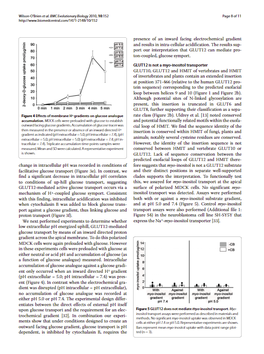
#> input picture images/paper5.png, 264 x 354 px, shrunk from 595 x 798 before the run, found by its file name
$ jupyter execute pytesseract.ipynb   (shell and % lines are left out)
#> lines starting #> are read from the running program, lines starting #| are printed output that depends on the picture
<a href="https://colab.research.google.com/github/sushprova/Figure-Extraction/blob/main/pytesseract.ipynb" target="_parent"></a>

[cell 1]
import cv2
import numpy as np
import pytesseract
import matplotlib.pyplot as plt
from google.colab.patches import cv2_imshow

[cell 2]
def highlight_word(img, words_to_find):
      # Load the image
#> called with img = 'paper5.png'
    image = cv2.imread(img)
#> image is the input picture: shape (354, 264, 3); mean B, G, R 234.2, 234, 234.9


    # Convert image to grayscale
    gray = cv2.cvtColor(image, cv2.COLOR_BGR2GRAY)

    # Perform OCR using pytesseract with bounding box information
    custom_config = r'--oem 3 --psm 6'
    data = pytesseract.image_to_data(gray, config=custom_config, output_type=pytesseract.Output.DICT)

    boxes = []
    n_boxes = len(data['text'])

    for word_to_find in words_to_find:
      for i in range(n_boxes):
        if int(data['conf'][i]) > 60:  # Confidence threshold
            if word_to_find.lower() in data['text'][i].lower():
                (x, y, w, h) = (data['left'][i], data['top'][i], data['width'][i], data['height'][i])
                boxes.append((x, y, w, h))

                image = cv2.rectangle(image, (x, y), (x + w, y + h), (0, 255, 0), 2)
                # cv2.putText(image, word_to_find, (x, y -4), cv2.FONT_HERSHEY_SIMPLEX, 0.9, (36, 255, 12), 2)

    # Display the image with highlighted word
    cv2_imshow(image)
    return boxes

[cell 3]
highlight_word("paper5.png", ["Fig", "Figure", "Table"])
#> (the call stopped at in highlight_word, `data = pytesseract.image_to_data(gray, config=custom_config, output_ty..`: pytesseract is not available in this run)

[cell 4]
highlight_word("10209755_5.png", ["Fig", "Figure", "Table"])
#> call 2 of highlight_word, with img = '10209755_5.png'
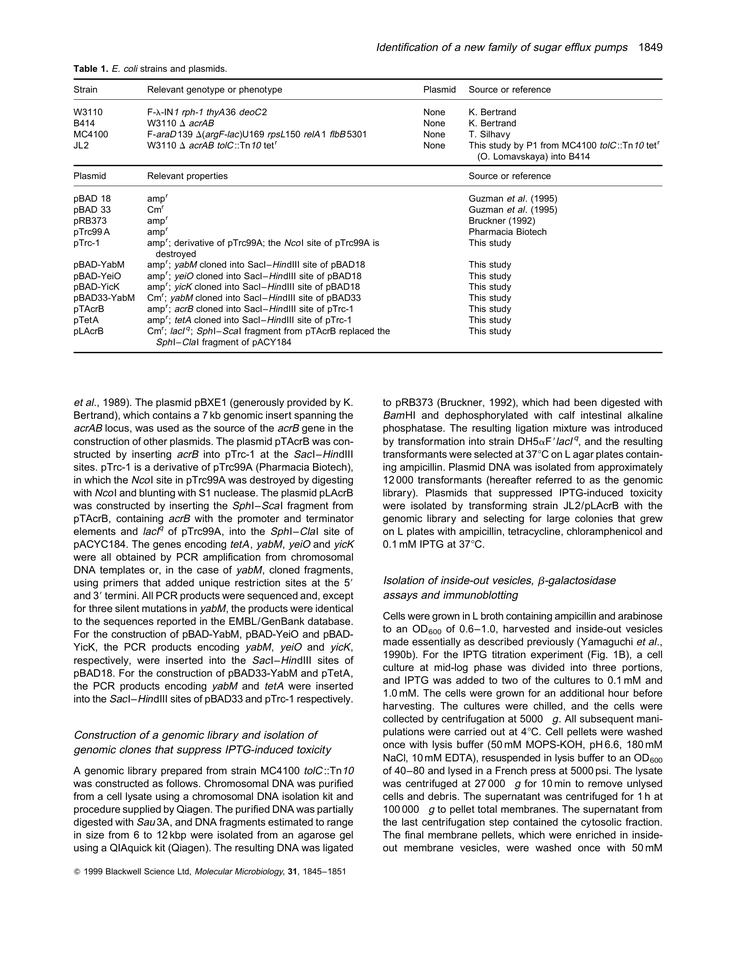
#> input picture imageFromPaper/10209755_5.png, 733 x 963 px, shrunk from 1653 x 2173 before the run, found by its file name
#> in highlight_word, image is the input picture: shape (963, 733, 3); min 0, max 255, mean 235.4
#> (the call stopped at in highlight_word, `data = pytesseract.image_to_data(gray, config=custom_config, output_ty..`: pytesseract is not available in this run)

[cell 5]
highlight_word("15901687_5.png", ["Fig", "Figure", "Table"])
#> call 3 of highlight_word, with img = '15901687_5.png'
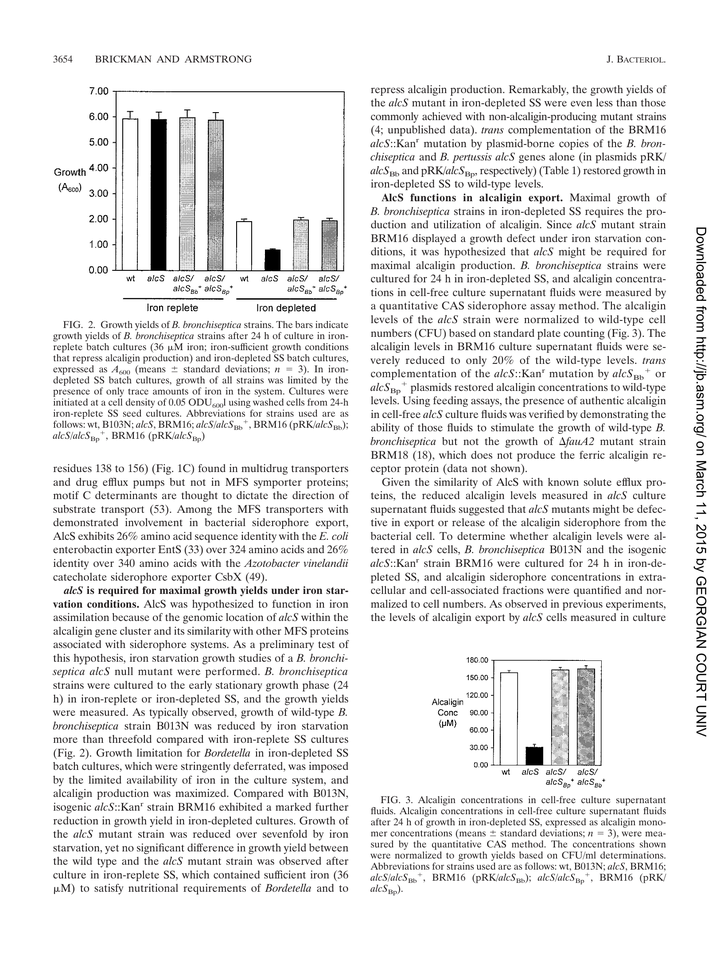
#> input picture paper_image/15901687_5.png, 720 x 964 px, shrunk from 1625 x 2175 before the run, found by its file name
#> in highlight_word, image is the input picture: shape (964, 720, 3); mean B, G, R 234, 234, 234.3
#> (the call stopped at in highlight_word, `data = pytesseract.image_to_data(gray, config=custom_config, output_ty..`: pytesseract is not available in this run)

[cell 6]
highlight_word("22723704_6.png", ["Fig", "Figure", "Table"])
#> call 4 of highlight_word, with img = '22723704_6.png'
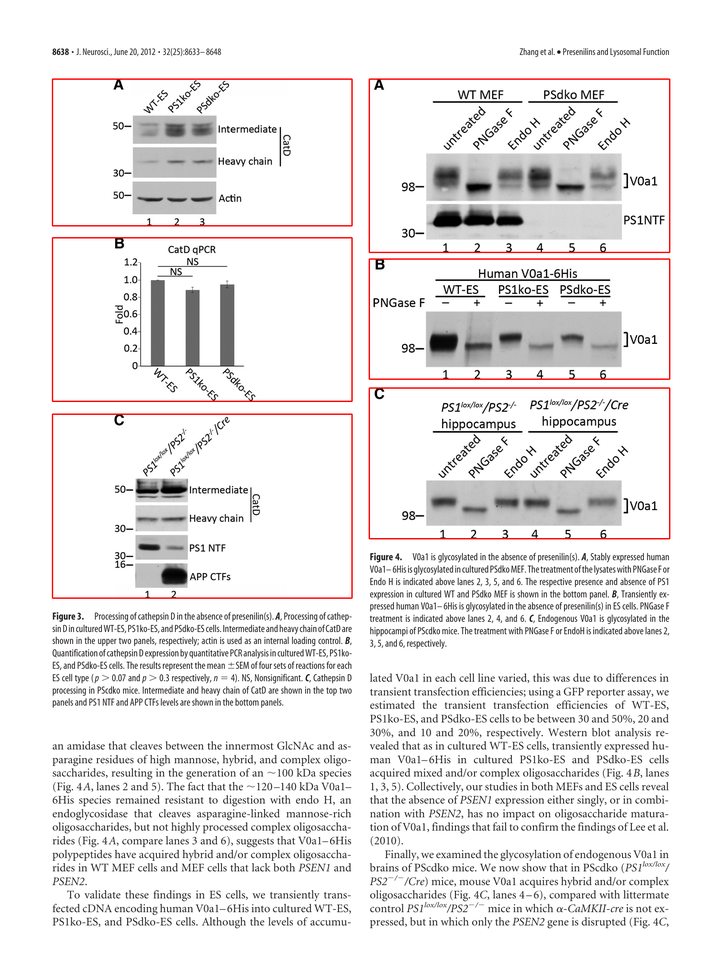
#> input picture paper_image/22723704_6.png, 720 x 964 px, shrunk from 1625 x 2175 before the run, found by its file name
#> in highlight_word, image is the input picture: shape (964, 720, 3); mean B, G, R 233.1, 233.1, 236.1
#> in highlight_word (call 4), `gray = cv2.cvtColor(image, cv2.COLOR_BGR2GRAY)`:
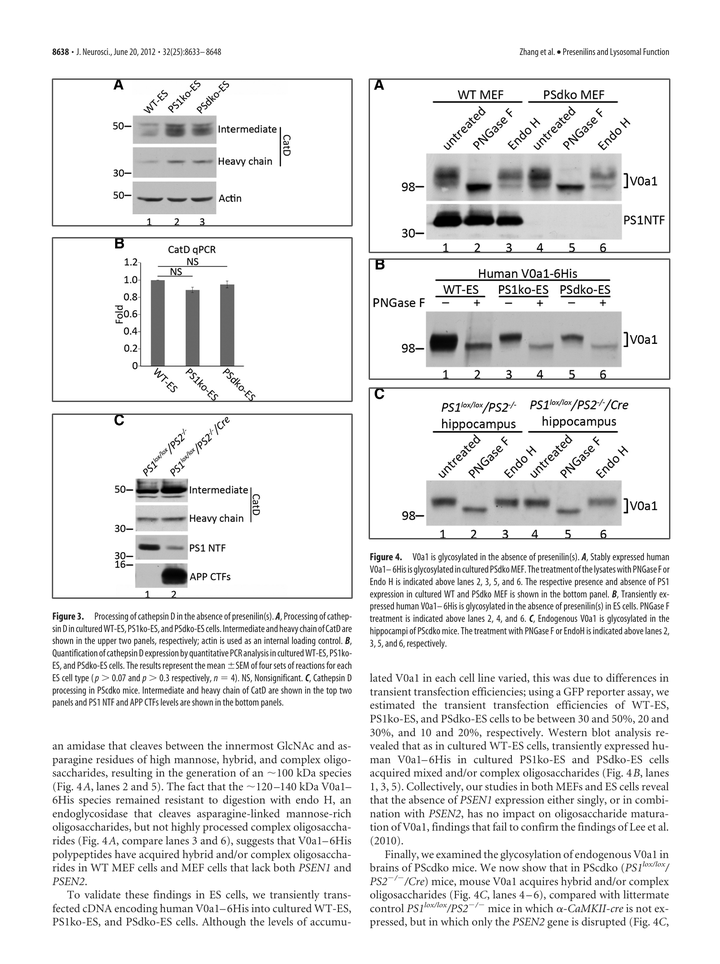
#> gray: shape (964, 720); min 0, max 255, mean 234
#> (the call stopped at in highlight_word, `data = pytesseract.image_to_data(gray, config=custom_config, output_ty..`: pytesseract is not available in this run)
